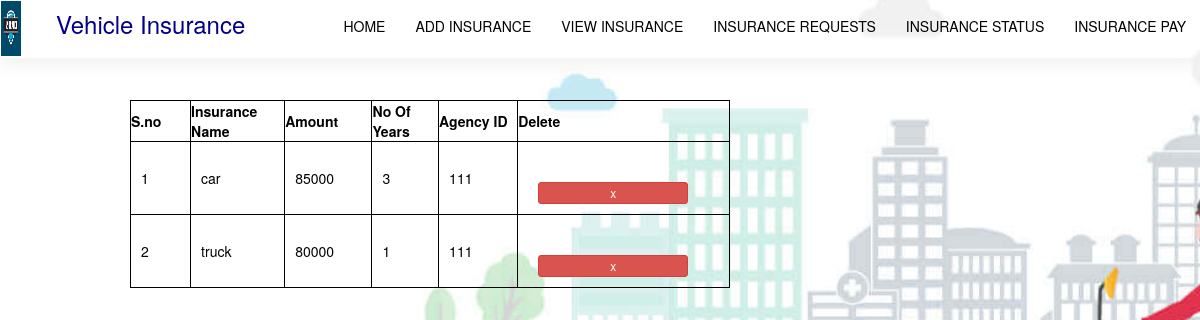
The app's page /log2.php (signed in) with its own data.
### tables this page shows
CREATE TABLE `insurance` (
  `ino` int(9) NOT NULL,
  `iname` varchar(20) DEFAULT NULL,
  `amount` int(30) DEFAULT NULL,
  `duration` int(10) DEFAULT NULL,
  `a_id` int(9) DEFAULT NULL
);

### log2.php (the view, shortened to what this page needs)
<!DOCTYPE html>
<html lang="en">
<head>
    <link rel="stylesheet" type="text/css" href="style2.css">
     <link rel="stylesheet" href="https://maxcdn.bootstrapcdn.com/bootstrap/3.4.1/css/bootstrap.min.css">
</head>
<body>
    <header class="header">
        <?php
        include 'agencynavbar.php';
        ?>
<div class="container">
    <br><br><br><br><br>
    <table class="center" border="1" style="border-color:black;width:50%;">
    <tr>
    <th>S.no</th>
    <th>Insurance Name</th>
    <th>Amount</th>
    <th>No Of Years</th>
    <th>Agency ID</th>
    <th>Delete</th>
    </tr>
</body>
<?php error_reporting($level = null);
include('config.php');
$id=$_SESSION['id'];
$sqll="select * from insurance where a_id=$id";
$res=$conn->query($sqll);
$i=1;
while($row=$res->fetch_assoc())
{
$ino=$row['ino'];
$iname=$row['iname'];
$amount=$row['amount'];
$duration=$row['duration'];
$a_id=$row['a_id'];
echo '<tr>
<td>'.$i.'</td>
<td>'.$iname.'</td>
<td>'.$amount.'</td>
<td>'.$duration.'</td>
<td>'.$a_id.'</td>
<td><form method="get" action="delete.php"><button class="btn btn-danger btn-xs" name="san" value="'.$ino.'">x</button></form></td>
</tr>';$i++;
    }
?>

### style2.css (style rules this page uses)
* { margin: 0; padding: 0; }
.header { height: 100vh; }
.btn { margin: 30px 10px; width: 150px; padding: 10px; border-radius: 20px; }
.center { position: absolute; top: 100px; margin-left: 100px; color: black; }

### log2.php (style rules this page uses)
body { background-image: url("image4.jpg"); background-size: cover; background-position: center; background-repeat: no-repeat ; }
table, tr, td { border: 1px solid black; width: 600px; }
tr, td { padding: 10px; }

### records on screen
insurance: iname "car", amount "85000", duration "3", a "111"
insurance: iname "truck", amount "80000", duration "1", a "111", $ino 5 (drawn)
